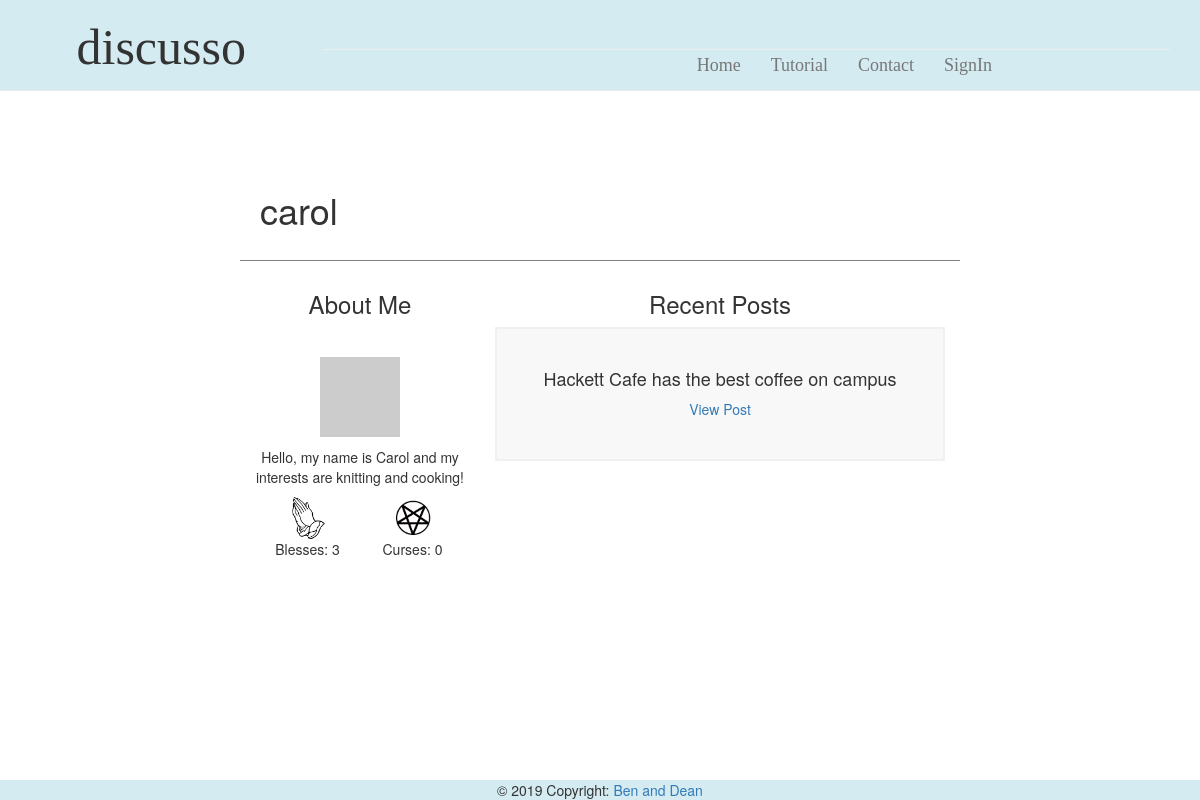
The page /profile/2 on the database its author committed.
### app/models.py (models this page shows, shortened)
class User(UserMixin, db.Model):
    id = db.Column(db.Integer, primary_key=True)
    username = db.Column(db.String(64), index=True, unique=True)
    bio = db.Column(db.String(248))
    passwd_hash = db.Column(db.String(128))
    email = db.Column(db.String(120), index=True, unique=True)
    admin = db.Column(db.Boolean)
    blesses = db.Column(db.Integer, default=0)
    curses = db.Column(db.Integer, default=0)
    def avatar(self, size):
        digest = md5(self.email.lower().encode('utf-8')).hexdigest()
        return 'https://www.gravatar.com/avatar/{}?d=identicon&s={}'.format(
            digest, size)
    posts = db.relationship('Post', backref='author', lazy='dynamic')
    replies = db.relationship('Reply', backref='author', lazy='dynamic')

class Post(db.Model):
    id = db.Column(db.Integer, primary_key=True)
    title = db.Column(db.String(64))
    desc = db.Column(db.String(248))
    blesses = db.Column(db.Integer, default=0)
    curses = db.Column(db.Integer, default=0)
    timestamp = db.Column(db.DateTime, index=True, default=datetime.utcnow)
    user_id = db.Column(db.Integer, db.ForeignKey('user.id'))
    p_replies = db.relationship('Reply', backref='ogPost', lazy='dynamic')
    user_votes = db.relationship('Post_BC', backref='post', lazy='dynamic')

### app/routes.py (the view)
@app.route('/profile/<userid>')
def profile(userid):
    allPost= Post.query.all()
    myUser = User.query.get(userid)
    if myUser == None:
        return redirect(url_for('homepage'))
    return render_template('profile.html', title='Profile', user=myUser, post=allPost)

### app/templates/profile.html (shortened to what this page needs)
{% extends "topbar.html" %}
{% block content %}
<div class="container-fluid">
  <div class="leftSide col-lg-2">
  </div>
  <div class="mainArea col-lg-8">
    <div class="container-fluid">
      <div class="special">
        <h1> {{user.username}}</h1>
      </div>
      <div class="profileLeft col-lg-4">
        <h3>About Me</h3>
        <br>
        <div class="imgBox">
          <img src="{{ user.avatar(128) }}">
        </div>
        <p> {{user.bio}}</p>
        <div class="col-lg-6">
            <a class="button1" href= {{url_for('applyBCtoUser', user_id=user.id, option='bless')}}>
                <img src="{{url_for('static', filename='prayingHands.jpg') }}"  style="width:42px;height:42px;border:0">
            </a>
            <p>Blesses: {{user.blesses}}</p>
        </div>
        <div class="col-lg-6">
            <a class="button2"href= {{url_for('applyBCtoUser', user_id=user.id, option='curse')}}>
                <img src="{{url_for('static', filename='pentagram.jpg') }}"  style="width:42px;height:42px;border:0">
            </a>
            <p>Curses: {{user.curses}}</p>
        </div>
      </div>
      <div class="profileRight col-lg-8">
        <h3>Recent Posts</h3>
        {% for p in post %}
        {%if p.user_id == user.id %}
        <div class = "sampleTopic">
        <h4> {{ p.title }}</h4>
        <p><a href="{{ url_for('topic',postid = '') }}{{p.id}}"> View Post </a> </p>
      </div>
        <br><br>
        {% endif %}
        {% endfor %}
      </div>
    </div>
  </div>
  <div class="leftSide col-lg-2">
  </div>
</div>
{% endblock %}

### app/static/stylesheet.css (style rules this page uses)
@media (min-width: 900px) { body { padding-top: 150px; } }
.special { padding: 20px; border-bottom: 1px solid grey; margin-bottom: 10px; }
.profileLeft { text-align: center; }
.profileRight { text-align: center; }
.imgBox { padding: 10px; text-align: center; }
.sampleTopic { padding: 30px; text-align: center; background-color: #F8F8F8; border: 2px solid #F0F0F0; }

### rows shown on the page
User: username "carol", bio "Hello, my name is Carol and my interests are knitting and cooking!", blesses "3", curses "0"
Post: title "Hackett Cafe has the best coffee on campus"
